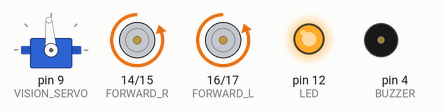
Bench run of a sketch on a simulated Arduino Uno, built with avr-gcc and run on an emulated ATmega328P. On the bench: servo, motor-driver pin pairs drawn as motors (green arrow = first pin HIGH = forward, orange = second pin HIGH = backward, longer = more drive, scaled by the enable pin), output pins drawn as LEDs (lit = HIGH), buzzer (waves = sounding, pin HIGH).

Above: at 0.1 s.
At 3.5 s:
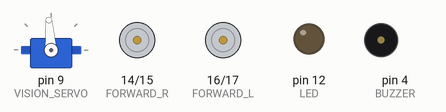
Timing chart, 0 to 5.0 s (numbered marks = the images above):
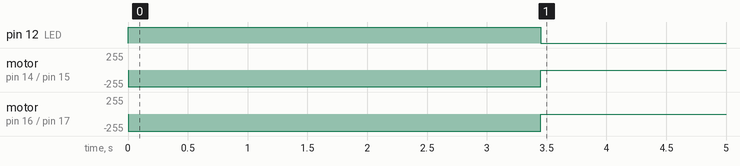

Measured:
- by itself, pin 12 (LED): LOW → HIGH at 0.00 s, → LOW 3.5 s later
- by itself, motor on pin 14 (FORWARD_R) / pin 15 (REVERSE_R): stopped → backward 252/255 at 0.00 s, → stopped 3.5 s later
- by itself, motor on pin 16 (FORWARD_L) / pin 17 (REVERSE_L): stopped → backward 255/255 at 0.00 s, → stopped 3.5 s later

The sketch:

Displacement_Analysis.ino
```cpp
#include <Servo.h>

// PIN DEFINITIONS

#define FORWARD_R 14
#define FORWARD_L 16
#define REVERSE_R 15
#define REVERSE_L 17
#define SPEED_R 6
#define SPEED_L 5
#define TRIG_PIN 7
#define ECHO_PIN 8
#define VISION_SERVO 9
#define BUZZER 4
#define LED 12

// STATE VARIABLES

double stopTime = 0;

// Sonic Vision
Servo visionServo;

// BEHAVIOR FUNCTIONS

void moveVision(double degree) {
  degree = 0.8556*degree + 17; // Corrects vision angle based on calibration
  visionServo.write(degree);
}

void setMovementSpeed(int speed) {
  analogWrite(SPEED_R, (int) (0.988235294 * speed)); // based on calibration
  analogWrite(SPEED_L, speed);
}

void startMovement(int direction) {
  if (direction >= 0) {
    digitalWrite(FORWARD_R, HIGH);
    digitalWrite(FORWARD_L, HIGH);
  } else {
    digitalWrite(REVERSE_R, HIGH);
    digitalWrite(REVERSE_L, HIGH);
  }
}

void stopMovement() {
  digitalWrite(FORWARD_R, LOW);
  digitalWrite(FORWARD_L, LOW);
  digitalWrite(REVERSE_R, LOW);
  digitalWrite(REVERSE_L, LOW);
}

long getMovementMS(double cm) {
  cm -= 10.05416667; // break distance at 255 speed based on calibration
  return 13.602*cm + 133.58; // based on calibration
}

void setup() {
  Serial.begin(9600);

  pinMode(FORWARD_R, OUTPUT);
  pinMode(FORWARD_L, OUTPUT);
  pinMode(REVERSE_R, OUTPUT);
  pinMode(REVERSE_L, OUTPUT);
  pinMode(SPEED_R, OUTPUT);
  pinMode(SPEED_L, OUTPUT);
  pinMode(TRIG_PIN, OUTPUT);
  pinMode(ECHO_PIN, INPUT);
  pinMode(VISION_SERVO, OUTPUT);
  pinMode(BUZZER, OUTPUT);
  pinMode(LED, OUTPUT);

  visionServo.attach(VISION_SERVO);
  moveVision(90);
}

double moveCM = 254;
void loop() {

  // Initialize
  if (stopTime == 0) {
    stopTime = millis() + getMovementMS(moveCM);

    setMovementSpeed(255);
    startMovement(-1);

    digitalWrite(LED, HIGH);
  }

  // Stop motion
  if (millis() >= stopTime) {
    stopMovement();

    digitalWrite(LED, LOW);
  }
}
```
